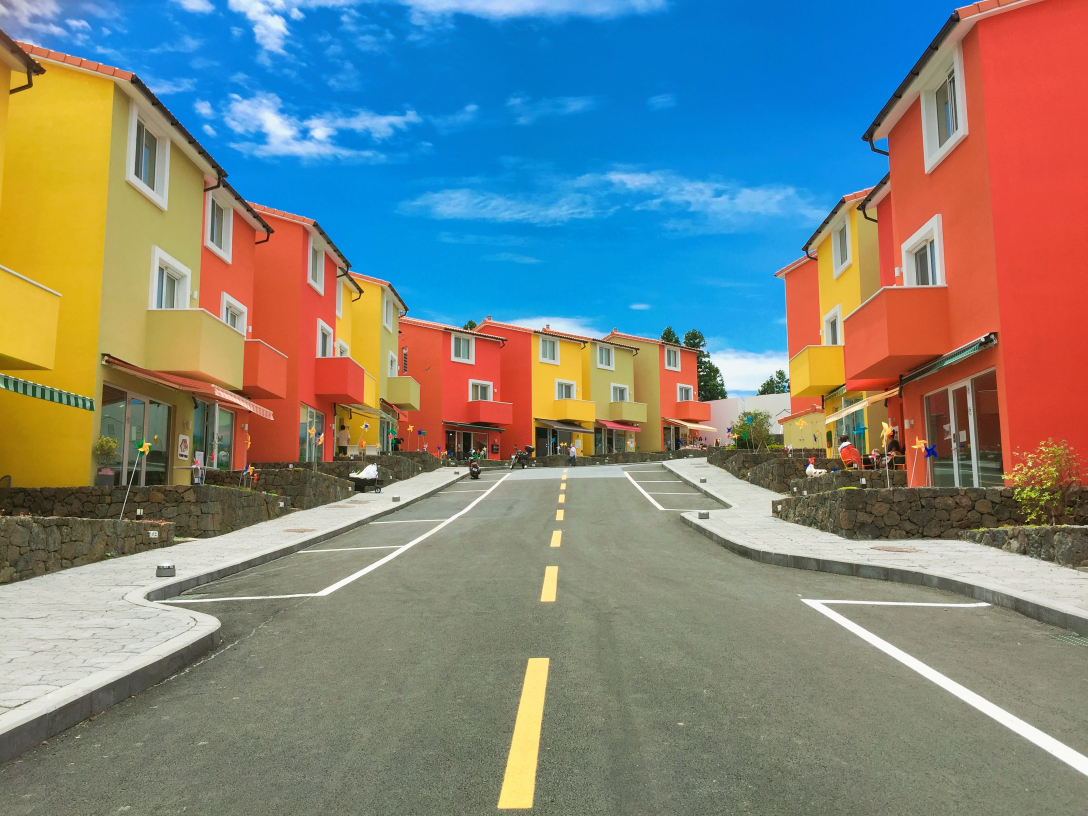
#> input picture pic2 (1).jpg, 3264 x 2448 px, found by its file name (shown at 1/3 size)
$ jupyter execute basic-1.ipynb
#> lines starting #> are read from the running program, lines starting #| are printed output that depends on the picture
[cell 1]
import cv2
import pandas as pd
from IPython.display import display, Image
from matplotlib import pyplot as plt
img_path = r'C:\Users\DELL\Downloads\pic2 (1).jpg'
img = cv2.imread(img_path)
#> img is the input picture: shape (2448, 3264, 3); mean B, G, R 127.1, 132.5, 125.9
img = cv2.resize(img, (800, 600))
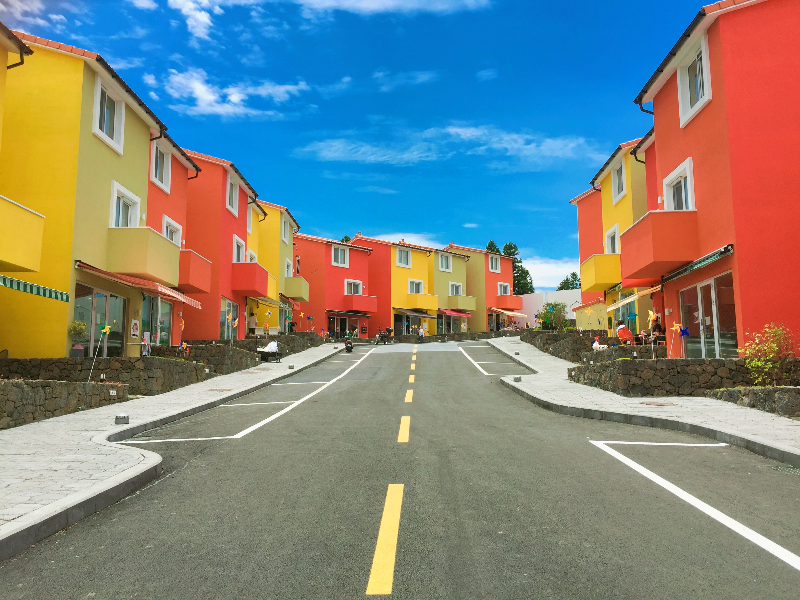
#> img: shape (600, 800, 3); mean B, G, R 127, 132.4, 125.8
img_rgb = cv2.cvtColor(img, cv2.COLOR_BGR2RGB)
csv_path = r'C:\Users\DELL\Documents\colors.csv'
columns = ['color_name', 'hex', 'R', 'G', 'B']
df = pd.read_csv(csv_path)
#> (reads colors.csv from the repository)
def get_color_name(R, G, B):
    minimum = float('inf')
    cname = ""
    for i in range(len(df)):
        d = abs(R - int(df.loc[i, "R"])) + abs(G - int(df.loc[i, "G"])) + abs(B - int(df.loc[i, "B"]))
        if d < minimum:
            minimum = d
            cname = df.loc[i, "color_name"]
    return cname
def detect_color(x, y):
    b, g, r = img[y, x]
    r, g, b = int(r), int(g), int(b)
    color_name = get_color_name(r, g, b)
    print(f"Detected color at ({x}, {y}) → {color_name} | R={r} G={g} B={b}")
    img_copy = img_rgb.copy()
    cv2.rectangle(img_copy, (20, 20), (750, 60), (r, g, b), -1)
    text = f"{color_name} R={r} G={g} B={b}"
    cv2.putText(img_copy, text, (50, 50), cv2.FONT_HERSHEY_SIMPLEX, 0.8,
                (255, 255, 255) if r + g + b < 600 else (0, 0, 0), 2)

    plt.figure(figsize=(10, 6))
    plt.imshow(img_copy)
    plt.axis('off')
    plt.title("Color Detection Output")
    plt.show()
detect_color(300, 150)
#> in detect_color, `b, g, r = img[y, x]`: b = 233; g = 162; r = 40
#> the loop in get_color_name, `for i in range(len(df)):` made 25 passes
#> (d, minimum) on passes 1, 2, 5, 7, 21: (435, 435), (330, 330), (224, 224), (155, 155), (141, 141)
#> d on passes 3, 4, 6, 8, 9, 10: 610, 366, 541, 399, 223, 227
#> after the loop in get_color_name, `for i in range(len(df)):`: cname = 'SkyBlue'; minimum = 141
#> in detect_color, `color_name = get_color_name(r, g, b)`: color_name = 'SkyBlue'
#| Detected color at (300, 150) → SkyBlue | R=40 G=162 B=233
#> in detect_color, `text = f"{color_name} R={r} G={g} B={b}"`: text = 'SkyBlue R=40 G=162 B=233'
#> in detect_color, `cv2.putText(img_copy, text, (50, 50), cv2.FONT_HERSHEY_SIMPLEX, 0.8, (..`:
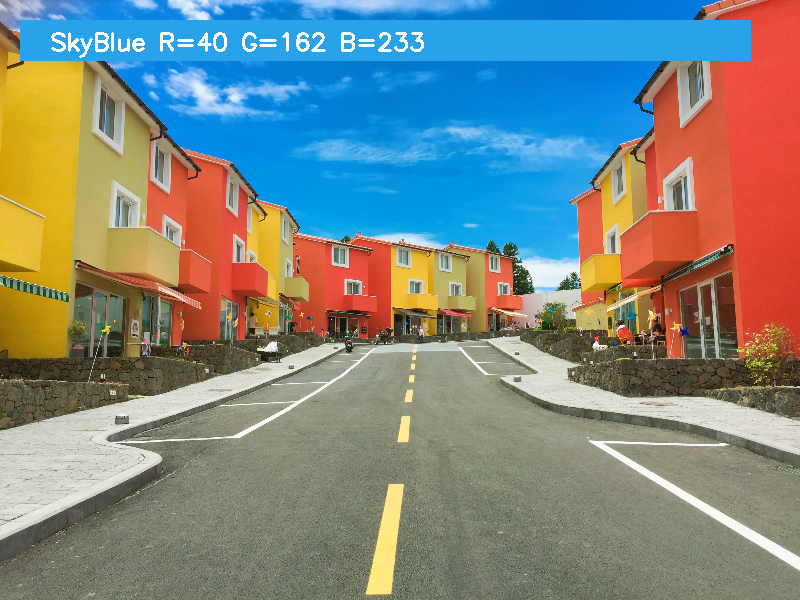
#> img_copy: shape (600, 800, 3); mean R, G, B 127, 135.2, 129.6
